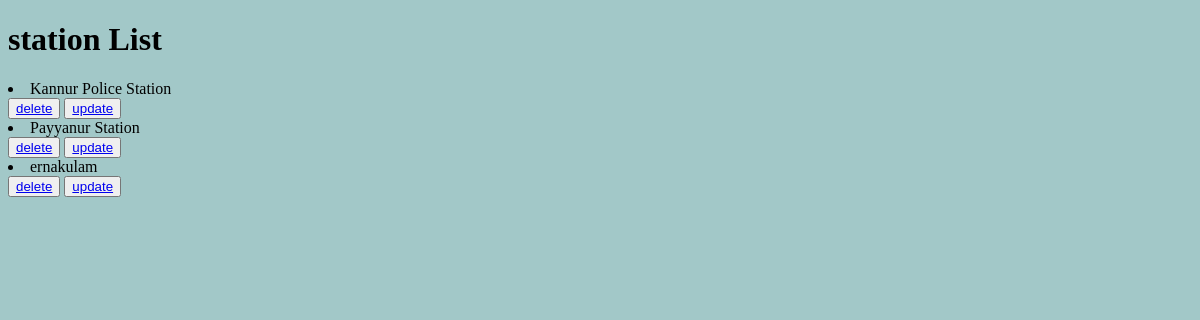
Page /policelist/1 (signed in) on the earlier database version.
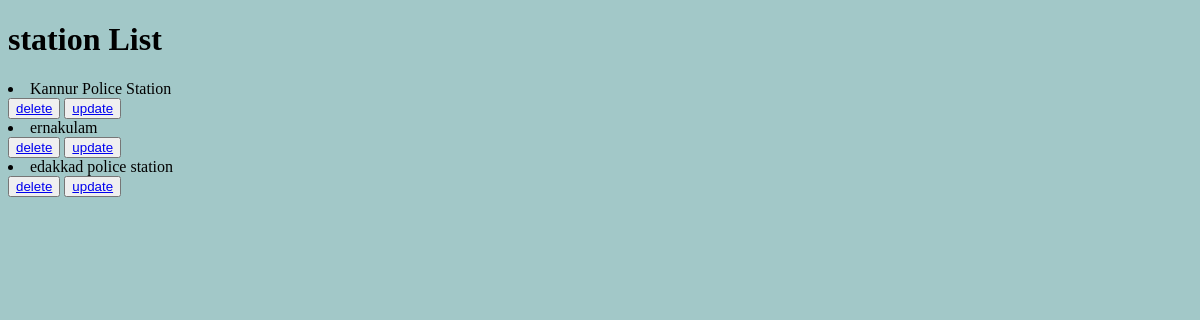
Same page on the later database version.
### app/models.py (models this page shows, shortened)
class PoliceProfile(models.Model):
    user = models.OneToOneField(User, on_delete=models.CASCADE, related_name="police_profile")
    station_name = models.CharField(max_length=200)
    police_station_location=models.CharField(max_length=200)
    helpline_number = models.CharField(max_length=20, null=True)
    email=models.EmailField(null=True)

### app/views.py (the view)
# urls.py: path("policelist/<int:pk>",policestationListView.as_view(),name="police_list"),
@method_decorator(decs,name="dispatch")
class policestationListView(ListView):
    model = PoliceProfile
    template_name = 'police_list.html'
    context_object_name = 'police'

### app/decorator.py (called while the page is built)
def login_required(fn):
    def wrapper(request,*args,**kwargs):
        if not request.user.is_authenticated:
            messages.error(request,"invalid session")
            return redirect("signin")
        else:
            return fn(request,*args,**kwargs)
    return wrapper

### app/templates/police_list.html (shortened to what this page needs)
<!DOCTYPE html>
<html lang="en">
<head>
</head>
<body style="background-color: rgb(162, 200, 200);">
    <h1>station List</h1>
    <div class="container mb-5" >
        <div class="row d-flex justify-content-evenly">
            <div class="col-7 border" style="height: 580px;">
            <div>
                {% for police in police%}
                <li>{{ police.station_name }}
                        </li>
                        <button type="submit"><a href="{%url 'police-delete' police.id%}">delete</a></button>
                        <button type="submit"><a href="{%url 'police-update' police.id%}">update</a></button>
                {% endfor %}
            </div>
   </div>
    </div>
</body>
</html>

Differences in the rows shown:
removed PoliceProfile: station_name "Payyanur Station"
added PoliceProfile: station_name "edakkad police station"
